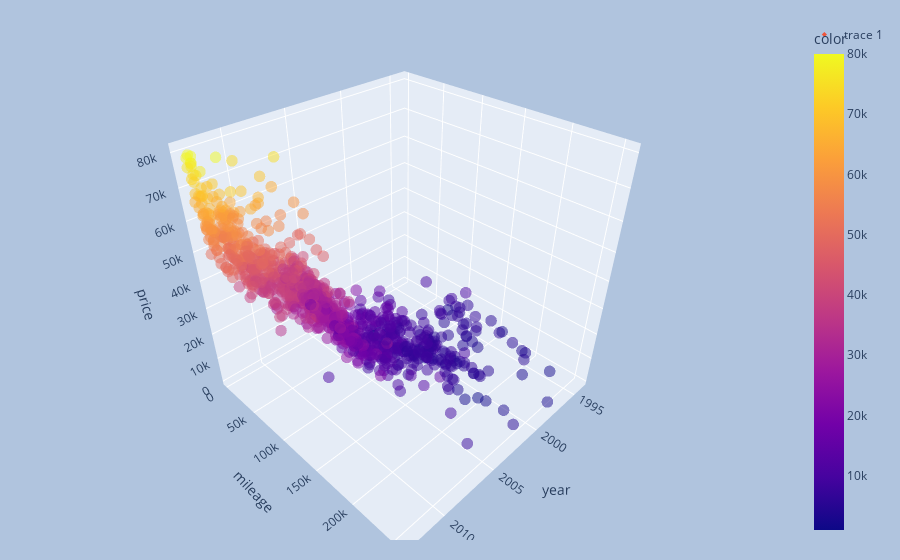

This figure's notebook cell:
### Code cell
# interactive plot for dataset with prediction
zdata = y.reshape(-1)
ydata = X[:,0].reshape(-1)
xdata = X[:,1].reshape(-1)

fig = px.scatter_3d(x=xdata, y=ydata, z=zdata, labels={'x':'year', 'y':'mileage', 'z':'price'}, hover_data=[], color=zdata, opacity=.5)
fig.add_scatter3d(x=[2008], y=[70000], z=[27157.95], mode='markers', marker_symbol= 'diamond')
fig.update_traces(marker_size = 4) 
fig.update_layout(
    margin=dict(l=20, r=20, t=20, b=20),
    paper_bgcolor="LightSteelBlue",)
fig.show()

### Figure 1 — Plotly figure (JSON) as saved in the notebook; plotly's stock layout.template omitted (floating-point values rounded to 4 significant figures; data arrays with more than 128 entries replaced by an {"elided": "..."} marker saying what was removed)
{"data": [{"hovertemplate": "year=%{x}<br>mileage=%{y}<br>price=%{z}<br>color=%{marker.color}<extra></extra>", "legendgroup": "", "marker": {"color": {"elided": "1000 int values"}, "coloraxis": "coloraxis", "opacity": 0.5, "size": 4, "symbol": "circle"}, "mode": "markers", "name": "", "scene": "scene", "showlegend": false, "type": "scatter3d", "x": {"elided": "1000 int values"}, "y": {"elided": "1000 int values"}, "z": {"elided": "1000 int values"}}, {"marker": {"size": 4, "symbol": "diamond"}, "mode": "markers", "type": "scatter3d", "x": [2008], "y": [70000], "z": [27160.0]}], "layout": {"coloraxis": {"colorbar": {"title": {"text": "color"}}, "colorscale": [[0, "#0d0887"], [0.1111, "#46039f"], [0.2222, "#7201a8"], [0.3333, "#9c179e"], [0.4444, "#bd3786"], [0.5556, "#d8576b"], [0.6667, "#ed7953"], [0.7778, "#fb9f3a"], [0.8889, "#fdca26"], [1, "#f0f921"]]}, "legend": {"tracegroupgap": 0}, "margin": {"b": 20, "l": 20, "r": 20, "t": 20}, "paper_bgcolor": "LightSteelBlue", "scene": {"domain": {"x": [0, 1], "y": [0, 1]}, "xaxis": {"title": {"text": "year"}}, "yaxis": {"title": {"text": "mileage"}}, "zaxis": {"title": {"text": "price"}}}}}
